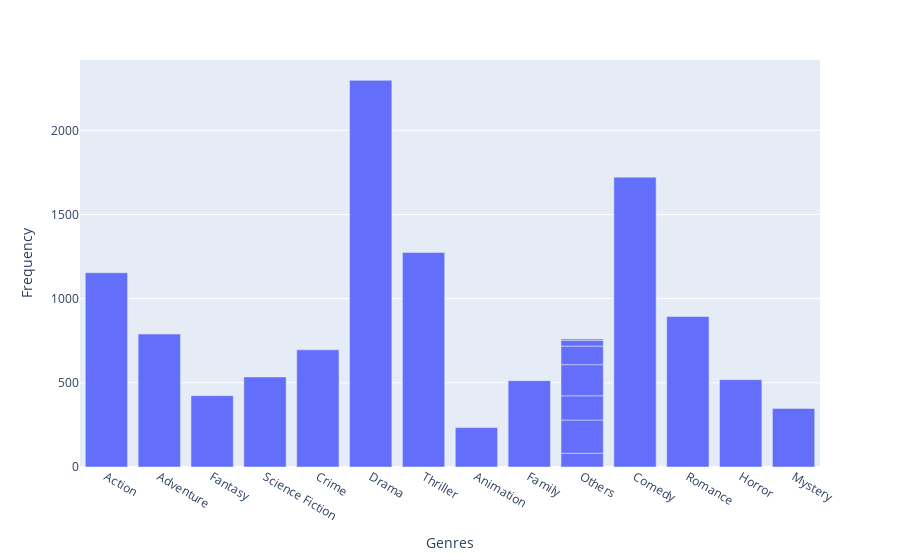

Notebook cell for this chart:
### Markdown cell above
## Q4: Use bar chart draws the relationship between genres of movies and Frequency.

### Code cell
px.bar(Genres , x ='Genres' , y='Frequency')

### Figure 1 — Plotly figure (JSON) as saved in the notebook; plotly's stock layout.template omitted (floating-point values rounded to 4 significant figures)
{"data": [{"alignmentgroup": "True", "hovertemplate": "Genres=%{x}<br>Frequency=%{y}<extra></extra>", "legendgroup": "", "marker": {"color": "#636efa", "pattern": {"shape": ""}}, "name": "", "offsetgroup": "", "orientation": "v", "showlegend": false, "textposition": "auto", "type": "bar", "x": ["Action", "Adventure", "Fantasy", "Science Fiction", "Crime", "Drama", "Thriller", "Animation", "Family", "Others", "Comedy", "Romance", "Horror", "Mystery", "Others", "Others", "Others", "Others", "Others", "Others"], "xaxis": "x", "y": [1154, 790, 424, 535, 696, 2297, 1274, 234, 513, 82, 1722, 894, 519, 348, 197, 144, 185, 110, 34, 8], "yaxis": "y"}], "layout": {"barmode": "relative", "legend": {"tracegroupgap": 0}, "margin": {"t": 60}, "xaxis": {"anchor": "y", "domain": [0, 1], "title": {"text": "Genres"}}, "yaxis": {"anchor": "x", "domain": [0, 1], "title": {"text": "Frequency"}}}}
